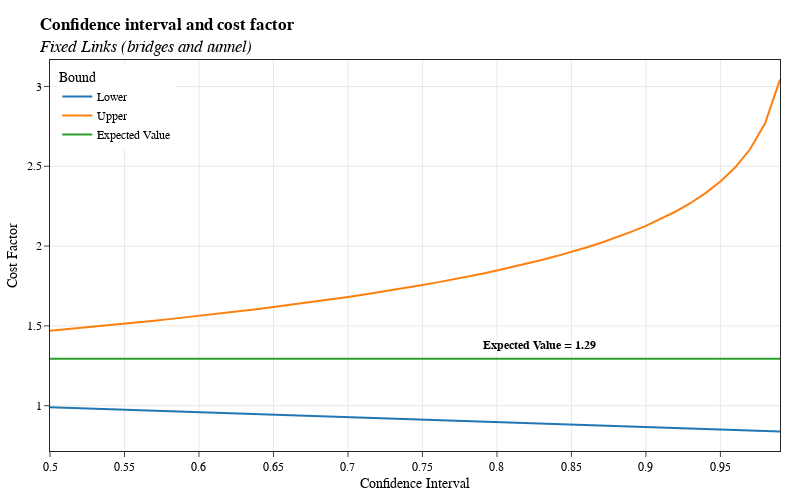

The cell this chart's notebook holds for it:
### Code cell
# Calculate the distribution expected value and 95% confidence interval
expected_value = stats.gamma(*stats.gamma.fit(random_variables)).expect()

# Define the range of confidence intervals to use
ci_range = np.linspace(0.5, 0.99)

# Calculate the confidence intervals using the `gamma.fit` method and the same
# `random_varialbes` used previously
ci_vals = [
    (i, *stats.gamma(*stats.gamma.fit(random_variables)).interval(i)) for i in ci_range
]

# Make a `dataframe` and add the expected value column for plotting
df = pd.DataFrame(ci_vals, columns=["CI", "Lower", "Upper"])
df["Expected Value"] = expected_value

# Plot the figure
fig = (
    px.line(df, x="CI", y=["Lower", "Upper", "Expected Value"])
    .update(
        layout=dict(
            title="<b>Confidence interval and cost factor</b><br><i>Fixed Links (bridges and tunnel)</i>",
            height=500,
            width=800,
            margin=dict(t=60, b=20, l=20, r=20),
            legend=dict(title="Bound", yanchor="top", y=0.99, xanchor="left", x=0.01),
            xaxis=dict(title="Confidence Interval"),
            yaxis=dict(title="Cost Factor"),
        )
    )
    .add_annotation(
        text=f"<b>Expected Value = {round(expected_value, 2)}</b>",
        showarrow=False,
        xref="paper",
        x=0.75,
        yref="paper",
        y=0.25,
    )
)

fig.write_image("probability-distribution-of-tunnel-cost-overruns-confidence.svg")
fig.show()

### Figure 1 — Plotly figure (JSON) as saved in the notebook; plotly's stock layout.template omitted (floating-point values rounded to 4 significant figures)
{"data": [{"hovertemplate": "variable=Lower<br>CI=%{x}<br>value=%{y}<extra></extra>", "legendgroup": "Lower", "line": {"color": "#1F77B4", "dash": "solid"}, "marker": {"symbol": "circle"}, "mode": "lines", "name": "Lower", "orientation": "v", "showlegend": true, "type": "scatter", "x": [0.5, 0.51, 0.52, 0.53, 0.54, 0.55, 0.56, 0.57, 0.58, 0.59, 0.6, 0.61, 0.62, 0.63, 0.64, 0.65, 0.66, 0.67, 0.68, 0.69, 0.7, 0.71, 0.72, 0.73, 0.74, 0.75, 0.76, 0.77, 0.78, 0.79, 0.8, 0.81, 0.82, 0.83, 0.84, 0.85, 0.86, 0.87, 0.88, 0.89, 0.9, 0.91, 0.92, 0.93, 0.94, 0.95, 0.96, 0.97, 0.98, 0.99], "xaxis": "x", "y": [0.9908, 0.9877, 0.9845, 0.9814, 0.9782, 0.9751, 0.972, 0.9689, 0.9659, 0.9628, 0.9597, 0.9567, 0.9536, 0.9506, 0.9476, 0.9445, 0.9415, 0.9385, 0.9355, 0.9325, 0.9295, 0.9265, 0.9236, 0.9206, 0.9176, 0.9146, 0.9117, 0.9087, 0.9057, 0.9027, 0.8997, 0.8968, 0.8938, 0.8908, 0.8878, 0.8848, 0.8817, 0.8787, 0.8756, 0.8726, 0.8695, 0.8663, 0.8632, 0.8599, 0.8567, 0.8533, 0.8499, 0.8464, 0.8427, 0.8386], "yaxis": "y"}, {"hovertemplate": "variable=Upper<br>CI=%{x}<br>value=%{y}<extra></extra>", "legendgroup": "Upper", "line": {"color": "#FF7F0E", "dash": "solid"}, "marker": {"symbol": "circle"}, "mode": "lines", "name": "Upper", "orientation": "v", "showlegend": true, "type": "scatter", "x": [0.5, 0.51, 0.52, 0.53, 0.54, 0.55, 0.56, 0.57, 0.58, 0.59, 0.6, 0.61, 0.62, 0.63, 0.64, 0.65, 0.66, 0.67, 0.68, 0.69, 0.7, 0.71, 0.72, 0.73, 0.74, 0.75, 0.76, 0.77, 0.78, 0.79, 0.8, 0.81, 0.82, 0.83, 0.84, 0.85, 0.86, 0.87, 0.88, 0.89, 0.9, 0.91, 0.92, 0.93, 0.94, 0.95, 0.96, 0.97, 0.98, 0.99], "xaxis": "x", "y": [1.47, 1.478, 1.487, 1.496, 1.505, 1.514, 1.523, 1.533, 1.542, 1.552, 1.563, 1.573, 1.584, 1.595, 1.606, 1.618, 1.63, 1.642, 1.655, 1.668, 1.681, 1.695, 1.709, 1.724, 1.74, 1.756, 1.773, 1.79, 1.808, 1.827, 1.847, 1.868, 1.89, 1.913, 1.937, 1.963, 1.991, 2.021, 2.054, 2.089, 2.127, 2.169, 2.217, 2.27, 2.332, 2.405, 2.494, 2.608, 2.769, 3.043], "yaxis": "y"}, {"hovertemplate": "variable=Expected Value<br>CI=%{x}<br>value=%{y}<extra></extra>", "legendgroup": "Expected Value", "line": {"color": "#2CA02C", "dash": "solid"}, "marker": {"symbol": "circle"}, "mode": "lines", "name": "Expected Value", "orientation": "v", "showlegend": true, "type": "scatter", "x": [0.5, 0.51, 0.52, 0.53, 0.54, 0.55, 0.56, 0.57, 0.58, 0.59, 0.6, 0.61, 0.62, 0.63, 0.64, 0.65, 0.66, 0.67, 0.68, 0.69, 0.7, 0.71, 0.72, 0.73, 0.74, 0.75, 0.76, 0.77, 0.78, 0.79, 0.8, 0.81, 0.82, 0.83, 0.84, 0.85, 0.86, 0.87, 0.88, 0.89, 0.9, 0.91, 0.92, 0.93, 0.94, 0.95, 0.96, 0.97, 0.98, 0.99], "xaxis": "x", "y": [1.294, 1.294, 1.294, 1.294, 1.294, 1.294, 1.294, 1.294, 1.294, 1.294, 1.294, 1.294, 1.294, 1.294, 1.294, 1.294, 1.294, 1.294, 1.294, 1.294, 1.294, 1.294, 1.294, 1.294, 1.294, 1.294, 1.294, 1.294, 1.294, 1.294, 1.294, 1.294, 1.294, 1.294, 1.294, 1.294, 1.294, 1.294, 1.294, 1.294, 1.294, 1.294, 1.294, 1.294, 1.294, 1.294, 1.294, 1.294, 1.294, 1.294], "yaxis": "y"}], "layout": {"annotations": [{"showarrow": false, "text": "<b>Expected Value = 1.29</b>", "x": 0.75, "xref": "paper", "y": 0.25, "yref": "paper"}], "height": 500, "legend": {"title": {"text": "Bound"}, "tracegroupgap": 0, "x": 0.01, "xanchor": "left", "y": 0.99, "yanchor": "top"}, "margin": {"b": 20, "l": 20, "r": 20, "t": 60}, "title": {"text": "<b>Confidence interval and cost factor</b><br><i>Fixed Links (bridges and tunnel)</i>"}, "width": 800, "xaxis": {"anchor": "y", "domain": [0, 1], "title": {"text": "Confidence Interval"}}, "yaxis": {"anchor": "x", "domain": [0, 1], "title": {"text": "Cost Factor"}}}}
